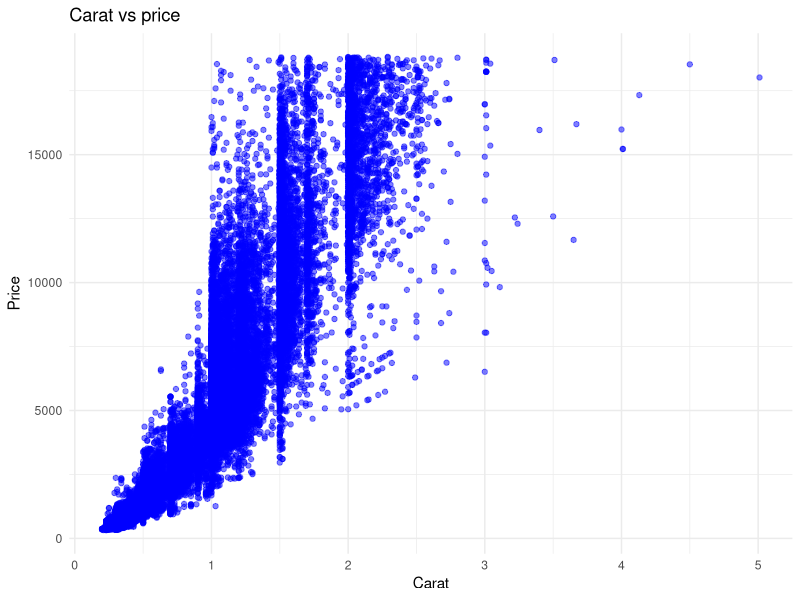
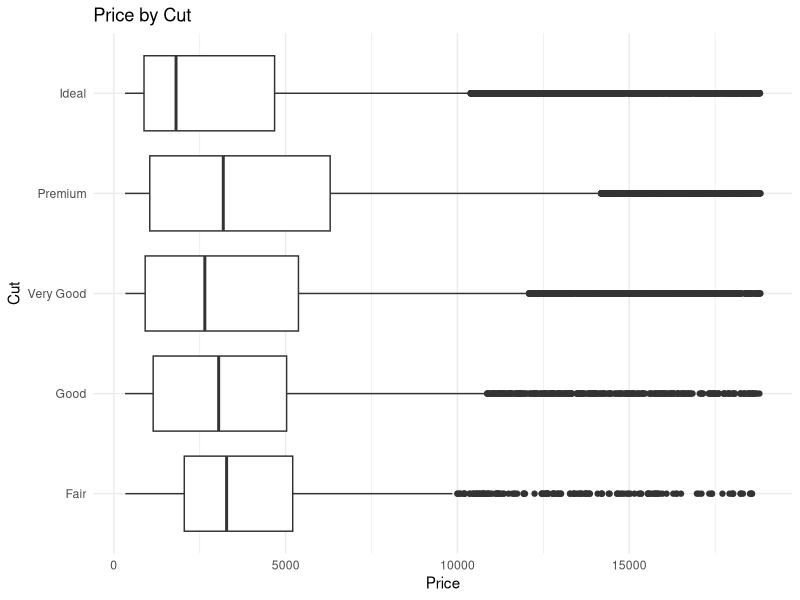
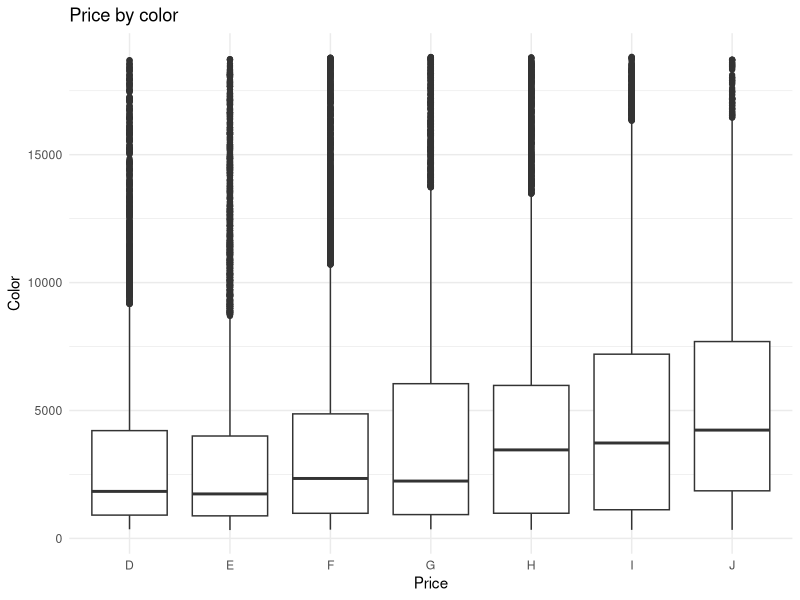
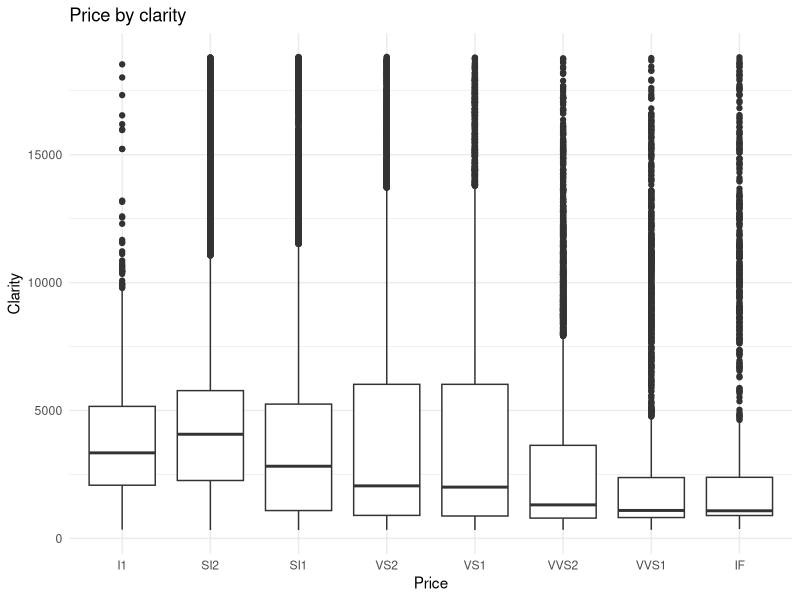

Generate these figures, in order, with R:
## Which factor most influence the price of diamonds

#Load the inbuilt dataset diamond
#Load the library
library(ggplot2)
library(dplyr)
data("diamonds")
str(diamonds)

#type first 6 
head(diamonds)

#Check missing values
colSums(is.na(diamonds))

##What is the average price of diamonds by cut?

avg_price_cut <- diamonds %>% 
  group_by(cut) %>% 
  summarise(average_price = mean(price, na.rm = TRUE))


## What is average price of daimonds by color?
avg_price_col <- diamonds %>% 
  group_by(color) %>% 
  summarise(average_price = mean(price, na.rm = TRUE))

print(avg_price_cut)
print(avg_price_col)

##What is the distribution of diamond sizes (carat)?
dia_size_dis <- diamonds %>% 
  group_by(carat) %>% 
  summarise(each_size = n())
print(dia_size_dis)

dia_size_dis <- dia_size_dis %>% arrange(desc(each_size))
dia_size_dis


## Visual the realtionship to find out which factor has most important infulence on price
# R/s b/w carat and price

ggplot(diamonds, aes(x = carat, y = price))+
       geom_point(alpha = 0.5, color = "blue")+
       labs(title = "Carat vs price", x = "Carat", y = "Price")+
         theme_minimal()
##As carat size increase price increases as clear from diagram

## price by cut
ggplot(diamonds, aes(x = price, y = cut))+
  geom_boxplot()+
  labs(title = "Price by Cut", x = "Price", y = "Cut")+
  theme_minimal()

##Price by color
ggplot(diamonds, aes(x = color, y = price))+
  geom_boxplot()+
  labs(title = "Price by color", x = "Price", y = "Color")+
  theme_minimal()


##Price by clarity
ggplot(diamonds , aes(x = clarity, y = price))+
  geom_boxplot()+
  labs(title = "Price by clarity", x = "Price", y = "Clarity")+
  theme_minimal()

cor(diamonds %>% select(price, carat, depth, table))

#Carat has positive correlation with price



